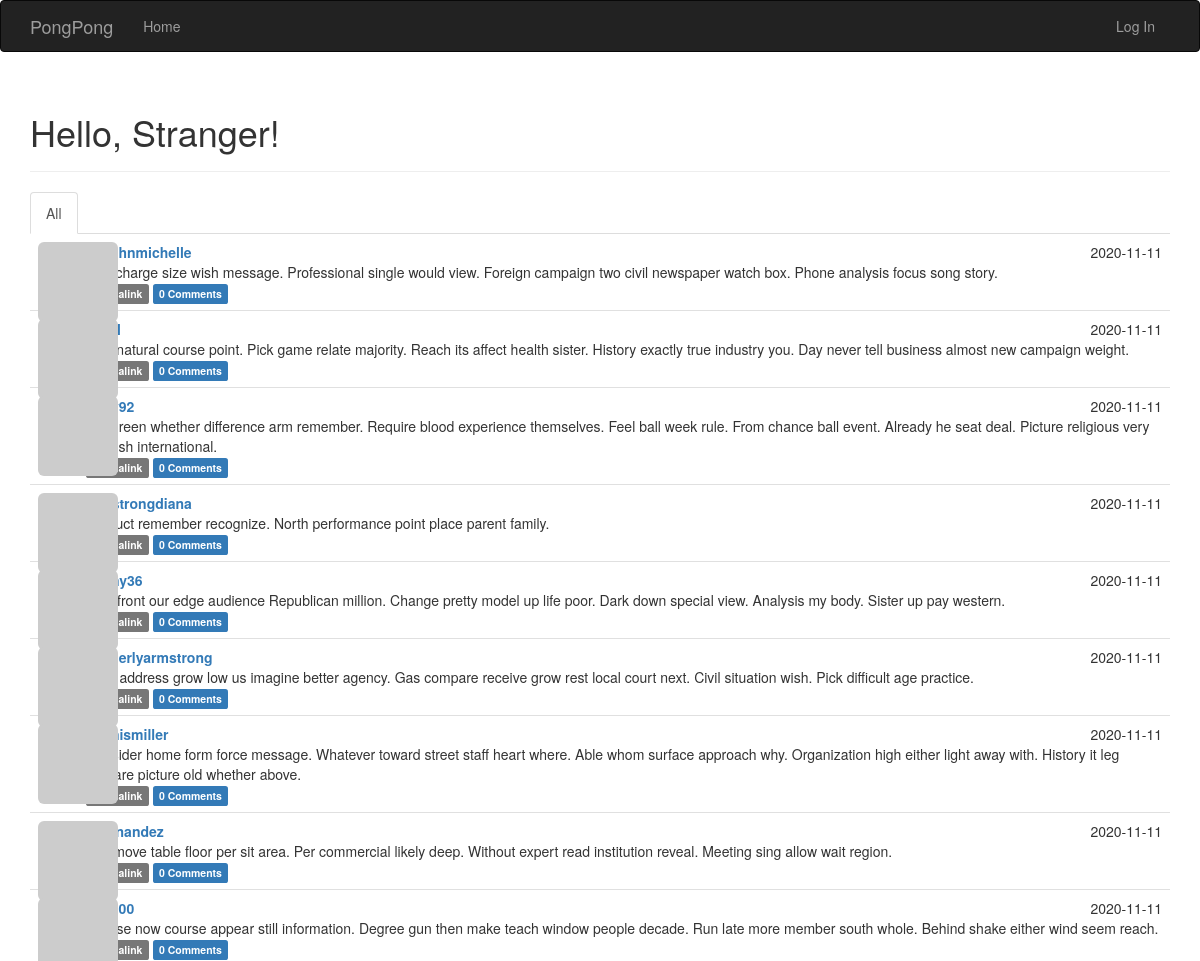
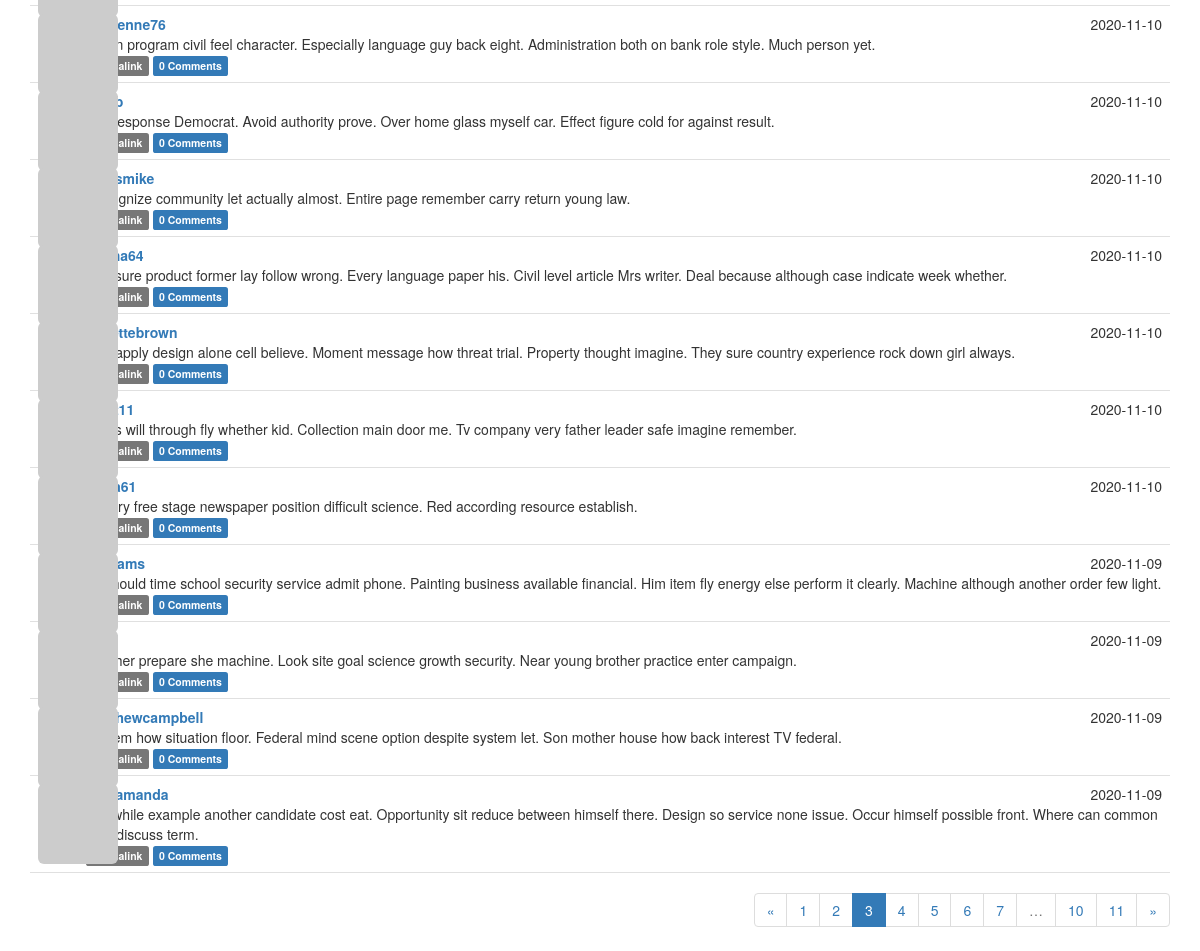
/?page=3, run on the app's committed database (2 pictures, top to bottom).
### app/models.py (models this page shows, shortened)
class Post(db.Model):
    __tablename__ = 'posts'
    id = db.Column(db.Integer, primary_key=True)
    body = db.Column(db.Text)
    body_html = db.Column(db.Text)
    timestamp = db.Column(db.DateTime, index=True, default=datetime.datetime.utcnow)
    author_id = db.Column(db.Integer, db.ForeignKey('users.id'))
    comments = db.relationship('Comment', backref='post', lazy='dynamic')

class User(UserMixin, db.Model):
    __tablename__ = 'users'
    id = db.Column(db.Integer, primary_key=True)
    email = db.Column(db.String(64), unique=True, index=True)
    username = db.Column(db.String(64), unique=True, index=True)
    role_id = db.Column(db.Integer, db.ForeignKey('roles.id'))
    password_hash = db.Column(db.String(128))
    confirmed = db.Column(db.Boolean, default=False)
    name = db.Column(db.String(64))
    location = db.Column(db.String(64))
    about_me = db.Column(db.Text())
    member_since = db.Column(db.DateTime, default=datetime.datetime.utcnow)
    last_seen = db.Column(db.DateTime, default=datetime.datetime.utcnow)
    avatar_hash = db.Column(db.String(32))
    posts = db.relationship('Post', backref='author', lazy='dynamic')
    followed = db.relationship('Follow',
                               foreign_keys=[Follow.follower_id],
                               backref=db.backref('follower', lazy='joined'),
                               lazy='dynamic',
                               cascade='all, delete-orphan')
    followers = db.relationship('Follow',
                                foreign_keys=[Follow.followed_id],
                                backref=db.backref('followed', lazy='joined'),
                                lazy='dynamic',
                                cascade='all, delete-orphan')
    comments = db.relationship('Comment', backref='author', lazy='dynamic')
    @property
    def password(self):
        raise AttributeError('password is not a readable attribute')
    def gravatar(self, size=100, default='identicon', rating='g'):
        url = 'https://secure.gravatar.com/avatar'
        hash = self.avatar_hash or self.gravatar_hash()
        return '{url}/{hash}?s={size}&d={default}&r={rating}'.format(
            url=url, hash=hash, size=size, default=default, rating=rating)

### app/main/views.py (the view)
@main.route('/', methods=['GET', 'POST'])
def index():
    form = PostForm()
    if current_user.can(Permission.WRITE) and form.validate_on_submit():
        post = Post(body=form.body.data,
                    author=current_user._get_current_object())
        db.session.add(post)
        db.session.commit()
        return redirect(url_for('.index'))
    page = request.args.get('page', 1, type=int)
    show_followed = False
    if current_user.is_authenticated:
        show_followed = bool(request.cookies.get('show_followed', ''))
    if show_followed:
        query = current_user.followed_posts
    else:
        query = Post.query
    pagination = query.order_by(Post.timestamp.desc()).paginate(
        page, per_page=current_app.config['PONGPONG_POSTS_PER_PAGE'],
        error_out=False)
    posts = pagination.items
    return render_template('index.html', form=form, posts=posts,
                           show_followed=show_followed, pagination=pagination)

### app/auth/views.py (called while the page is built)
@auth.before_app_request
def before_request():
    if current_user.is_authenticated \
            and not current_user.confirmed \
            and request.endpoint \
            and request.blueprint != 'auth_bp' \
            and request.endpoint != 'static':
        current_user.ping()
        return redirect(url_for('auth_bp.unconfirmed'))

### app/main/__init__.py (called while the page is built)
@main.app_context_processor
def inject_permissions():
    return dict(Permission=Permission)

### app/models.py (called while the page is built)
    def can(self, permissions):
        return False

### app/templates/index.html (shortened to what this page needs)
{% extends "base.html" %}
{% import "bootstrap/wtf.html" as wtf %}
{% import "_macros.html" as macros %}
{% block page_content %}
<div class="page-header">
    <h1>Hello, {% if current_user.is_authenticated %}{{ current_user.username }}{% else %}Stranger{% endif %}!</h1>
</div>
<div class="post-tabs">
    <ul class="nav nav-tabs">
        <li
        {% if not show_followed %} class="active"{% endif %}><a href="{{ url_for('.show_all') }}">All</a></li>
    </ul>
    {% include '_posts.html' %}
</div>
{% if pagination %}
<div class="pagination">
    {{ macros.pagination_widget(pagination, '.index') }}
</div>
{% endif %}
{% endblock %}

### app/templates/_posts.html
<ul class="posts">
    {% for post in posts %}
    <li class="post">
        <div class="post-thumbnail">
            <a href="{{ url_for('.user', username=post.author.username) }}">
                <img class="img-rounded profile-thumbnail" src="{{ post.author.gravatar(size=40) }}">
            </a>
        </div>
        <div class="post-content">
            <div class="post-date">{{ post.timestamp.strftime("%Y-%m-%d") }}</div>
            <div class="post-author"><a href="{{ url_for('.user', username=post.author.username) }}">{{
                post.author.username }}</a></div>
            <div class="post-body">
                {% if post.body_html %}
                {{ post.body_html | safe }} {% else %}
                {{ post.body }} {% endif %}
            </div>
            <div class="post-footer">
                <a href="{{ url_for('.post', id=post.id) }}"><span class="label label-default">Permalink</span> </a>
                <a href="{{ url_for('.post', id=post.id) }}#comments">
                    <span class="label label-primary">{{ post.comments.count() }} Comments</span>
                </a>
            </div>
        </div>
    </li>
    {% endfor %}
</ul>

### app/static/styles.css (style rules this page uses)
.profile-thumbnail { position: absolute; }
div.post-tabs { margin-top: 16px; }
ul.posts { list-style-type: none; padding: 0px; margin: 16px 0px 0px 0px; border-top: 1px solid #e0e0e0; }
ul.posts li.post { padding: 8px; border-bottom: 1px solid #e0e0e0; }
div.post-tabs ul.posts { margin: 0px; border-top: none; }
div.post-date { float: right; }
div.post-author { font-weight: bold; }
div.post-thumbnail { position: absolute; }
div.post-content { margin-left: 48px; min-height: 48px; }
div.pagination { width: 100%; text-align: right; padding: 0px; margin: 0px; }

### data on the page
Post: timestamp "2020-11-11", author.username "vaughnmichelle", body "Low charge size wish message. Professional single would view. Foreign campaign two civil newspaper watch box. Phone analysis focus song story.", comments.count "0"
Post: timestamp "2020-11-11", body "One natural course point. Pick game relate majority. Reach its affect health sister. History exactly true industry you. Day never tell business almost new campaign weight.", comments.count "0"
Post: timestamp "2020-11-11", body "Put green whether difference arm remember. Require blood experience themselves. Feel ball week rule. From chance ball event. Already he seat deal. Picture religious very this fish international.", comments.count "0"
Post: timestamp "2020-11-11", author.username "armstrongdiana", body "Product remember recognize. North performance point place parent family.", comments.count "0"
Post: timestamp "2020-11-11", body "Find front our edge audience Republican million. Change pretty model up life poor. Dark down special view. Analysis my body. Sister up pay western.", comments.count "0"
Post: timestamp "2020-11-11", author.username "kimberlyarmstrong", body "Born address grow low us imagine better agency. Gas compare receive grow rest local court next. Civil situation wish. Pick difficult age practice.", comments.count "0"
Post: timestamp "2020-11-11", author.username "dennismiller", body "Consider home form force message. Whatever toward street staff heart where. Able whom surface approach why. Organization high either light away with. History it leg prepare picture old whether above.", comments.count "0"
Post: timestamp "2020-11-11", author.username "chernandez", body "Ask move table floor per sit area. Per commercial likely deep. Without expert read institution reveal. Meeting sing allow wait region.", comments.count "0"
Post: timestamp "2020-11-11", body "Course now course appear still information. Degree gun then make teach window people decade. Run late more member south whole. Behind shake either wind seem reach.", comments.count "0"
Post: timestamp "2020-11-10", author.username "cheyenne76", body "Billion program civil feel character. Especially language guy back eight. Administration both on bank role style. Much person yet.", comments.count "0"
Post: timestamp "2020-11-10", body "Trip response Democrat. Avoid authority prove. Over home glass myself car. Effect figure cold for against result.", comments.count "0"
Post: timestamp "2020-11-10", author.username "jonesmike", body "Recognize community let actually almost. Entire page remember carry return young law.", comments.count "0"
Post: timestamp "2020-11-10", body "Pressure product former lay follow wrong. Every language paper his. Civil level article Mrs writer. Deal because although case indicate week whether.", comments.count "0"
Post: timestamp "2020-11-10", author.username "annettebrown", body "Like apply design alone cell believe. Moment message how threat trial. Property thought imagine. They sure country experience rock down girl always.", comments.count "0"
Post: timestamp "2020-11-10", body "Glass will through fly whether kid. Collection main door me. Tv company very father leader safe imagine remember.", comments.count "0"
Post: timestamp "2020-11-10", body "Theory free stage newspaper position difficult science. Red according resource establish.", comments.count "0"
Post: timestamp "2020-11-09", body "Of should time school security service admit phone. Painting business available financial. Him item fly energy else perform it clearly. Machine although another order few light.", comments.count "0"
Post: timestamp "2020-11-09", body "Age her prepare she machine. Look site goal science growth security. Near young brother practice enter campaign.", comments.count "0"
Post: timestamp "2020-11-09", author.username "matthewcampbell", body "System how situation floor. Federal mind scene option despite system let. Son mother house how back interest TV federal.", comments.count "0"
Post: timestamp "2020-11-09", author.username "tyleramanda", body "Life while example another candidate cost eat. Opportunity sit reduce between himself there. Design so service none issue. Occur himself possible front. Where can common plan discuss term.", comments.count "0"

### other printed values
{{ p }} "1" "2" "4" "5" "6" "7" "10" "11"
{{ p }} "3"
